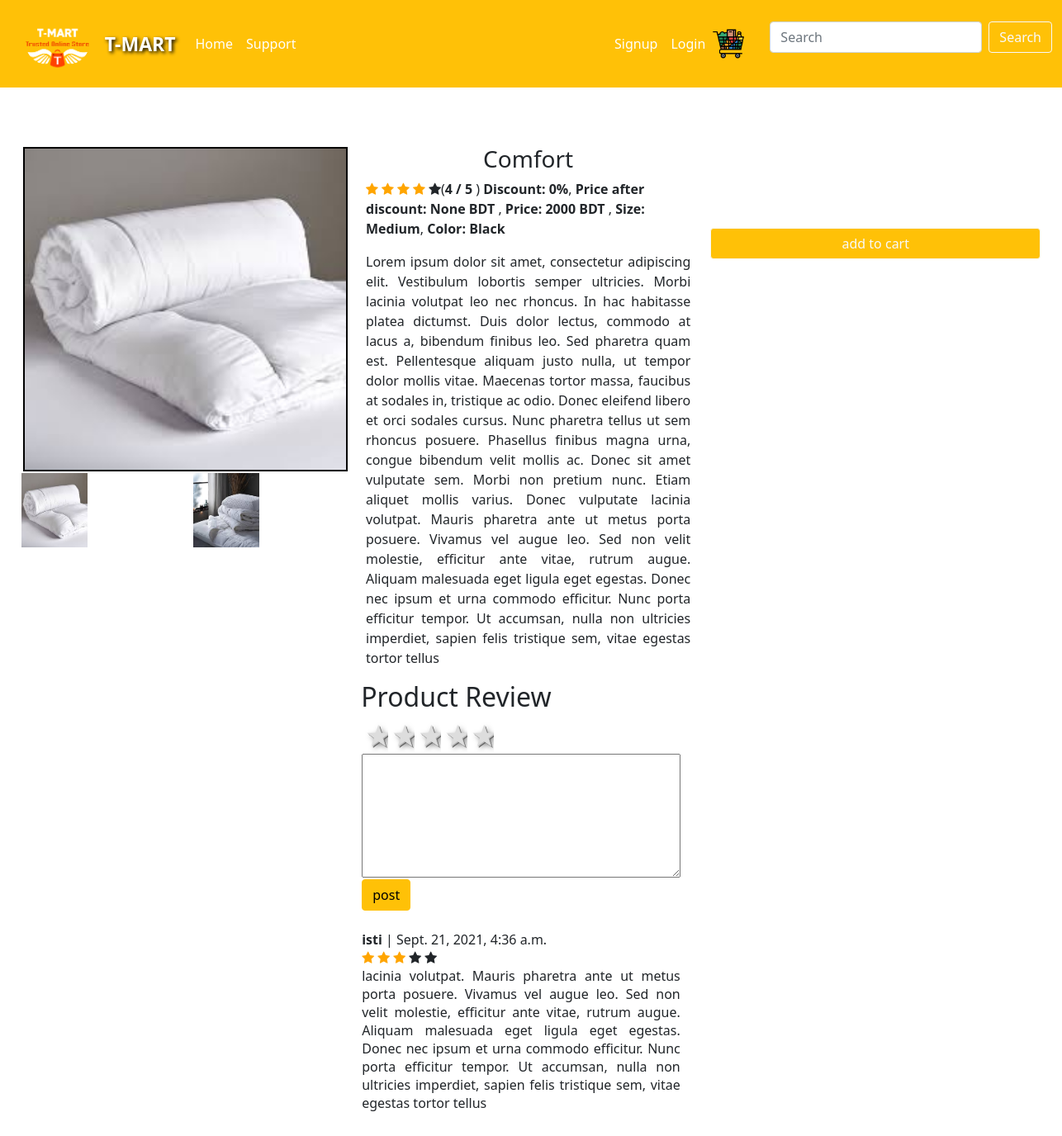
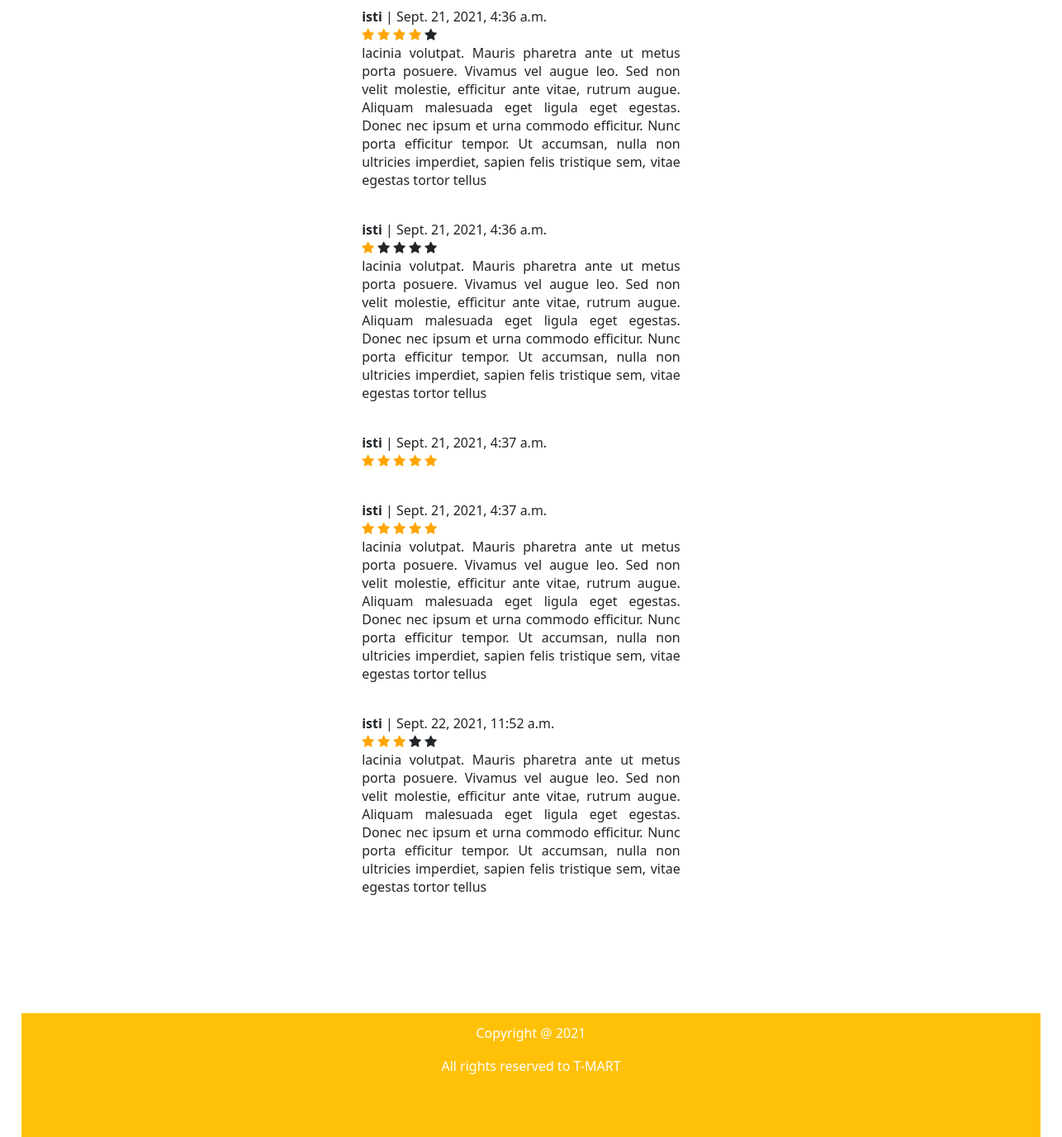
Page /productDetails/6/ on the committed database (2 pictures, top to bottom).
### product/models.py (models this page shows, shortened)
class ProductImage(models.Model):
	product = models.ForeignKey(Product, on_delete=models.CASCADE)
	category = models.ForeignKey(Category, on_delete=models.CASCADE, null=True)
	image = models.ImageField(null=True, blank=True)
	feature = models.BooleanField(default=False)
	updated = models.DateTimeField(auto_now_add=False, auto_now=True)
	thumbnail = models.BooleanField(default=False)
	@property
	def imageURL(self):
		try:
			url = self.image.url
		except:
			url = ''
		print('URL:', url)
		return url

class Product(models.Model):
	name = models.CharField(max_length=50, null=False, blank=False)
	product_code = models.CharField(max_length=50)
	category = models.ForeignKey(Category, on_delete=models.CASCADE, null=True, blank=True)
	brand = models.ForeignKey(Brand, on_delete=models.CASCADE)
	gender = models.ForeignKey(Gender, on_delete=models.CASCADE)
	description = models.CharField(max_length=1000)
	price = models.PositiveIntegerField(default=0)
	currency = models.CharField(max_length=20)
	discount = models.IntegerField(default=0)
	color = models.CharField(max_length=20, null=True, blank=True)
	size = models.CharField(max_length=20, null=True, blank=True)
	condition = models.CharField(max_length=20, null=True, blank=True)
	model = models.CharField(max_length=30, null=True, blank=True)
	is_available = models.CharField(max_length=20, null=True, blank=True)
	rating = models.PositiveIntegerField(validators=[MinValueValidator(1), MaxValueValidator(5)])
	timestamp = models.DateTimeField(auto_now_add=True, auto_now=False)
	updated = models.DateTimeField(auto_now_add=False, auto_now=True)
	active = models.BooleanField(default=True)
	@property
	def discount_price(self):
		if self.discount > 0:
			discounted_price = self.price - self.price * self.discount / 100
			return discounted_price

class Review(models.Model):
	user = models.ForeignKey(User, on_delete=models.CASCADE)
	product = models.ForeignKey(Product, on_delete=models.CASCADE)
	comment = models.TextField(max_length=250, null=True, blank=True)
	rate = models.IntegerField(default=0)
	created_at = models.DateTimeField(auto_now_add=True)

### product/views.py (the view)
# urls.py: path('productDetails/<int:pk>/', productDetails, name="productDetails"),
def productDetails(request, pk):
	product = Product.objects.get(pk=pk)
	img = ProductImage.objects.filter(product=product)
	review = Review.objects.filter(product=product)
	rate = 1
	i = 1
	for rev in review:
		i = i+1
		rate = rev.rate+rate
	avg_rate = float(rate/i)
	avg_rate = math.ceil(avg_rate)
	template = loader.get_template('product/productDetails.html')
	context = {'product': product, 'img':img, 'review':review, 'avg_rate': avg_rate}
	return HttpResponse(template.render(context, request))

### product/templates/product/productDetails.html (shortened to what this page needs)
{% extends 'product/base.html' %}
{% block content %}
<link rel="stylesheet" href="https://cdnjs.cloudflare.com/ajax/libs/font-awesome/4.7.0/css/font-awesome.min.css">
<div class="content">
	<div class="row height_cutomize">
		<div class="col"></div>
	</div>
	<div class="row">
	    <div class="col">
	      {% for item in img %}
			{% if item.feature %}
				<img  id="featured" class="img-responsive" src="{{item.imageURL}}" width="100%" style="margin:2px;">
			{% endif %}
		  {% endfor %}
		  <div class="row">
		  	{% for item in img %}
				{% if item.thumbnail %}
					<div class="col">
						<div class="slider">
							{% if forloop.first %}
							<img class="img-responsive thumbnails active"  src="{{item.imageURL}}" width="80px" height="90px">
							{% else %}
							<img class="img-responsive thumbnails"  src="{{item.imageURL}}" width="80px" height="90px">
							{% endif %}
						</div>
		  			</div>
				{% endif %}
		    {% endfor %}
		  </div>
	    </div>
	    <div class="col">
	      <h3 style="text-align: center;">{{product.name}}</h3>
	      <div style="float: left;">
				<span class="fa fa-star {% if avg_rate >= 1 %} check {% endif %}"></span>
				<span class="fa fa-star {% if avg_rate >= 2 %} check {% endif %}"></span>
				<span class="fa fa-star {% if avg_rate >= 3 %} check {% endif %}"></span>
				<span class="fa fa-star {% if avg_rate >= 4 %} check {% endif %}"></span>
				<span class="fa fa-star {% if avg_rate >= 5 %} check {% endif %}"></span>
			</div>
			<p>(<b>{{avg_rate}} / 5 </b>) <b>Discount: {{product.discount}}%</b>, <b> Price after discount: </b>  <b>{{product.discount_price}} {{product.currency}}</b> , <b>Price: {{product.price}} {{product.currency}}</b> ,  <b>Size:</b> <b>{{product.size}}</b>, <b>Color:</b> <b>{{product.color}}</b> </p>
		  <p style="text-align: justify;">{{product.description}}</p>
	    </div>
	    <div class="col">
	      	<form class="pull-right" method="POST" action="{% url 'add-to-cart' product.id %}">
		      	<input class="btn btn-warning btn-outline-light"  style="margin-right: 25%; margin-top: 25%; width: 400px;" type="submit" value="add to cart">
	       </form>
	</div>
	<div class="row">
		<div class="col">
		</div>
		<div class="col">
			<form class="review-form" method="GET" action="{% url 'review' %}">
				<h2>Product Review</h2>
					<table>
						<tr>
							<td>
								<fieldset class="rating">
								    <input type="radio"  id="star1" name="rating" value="5" /><label for="star1">1 star</label>
								    <input type="radio"  id="star2" name="rating" value="4" /><label for="star2">2 stars</label>
								    <input type="radio"  id="star3" name="rating" value="3" /><label for="star3">3 stars</label>
								    <input type="radio"  id="star4" name="rating" value="2" /><label for="star4">4 stars</label>
								    <input type="radio"  id="star5" name="rating" value="1" /><label for="star5">5 stars</label>
								</fieldset>
							</td>
						</tr>
						<tr>
							<td>
								<div class="form-group" style="float: left; width: 100%;">
									<textarea class="input" name="comment" placeholder="your review" style="float: left; width:100%; height: 150px;">
									</textarea>
								</div>
							</td>
						</tr>
						<tr>
							<td>
								<input type="submit" name="post" value="post" class="btn btn-warning">
							</td>
						</tr>
						<tr>
							<td>
								<br>
								{% for rev in review %}
								<b>{{rev.user}}  </b> |
								{{rev.created_at}} <br>
								<div style="float: left;">
									<span class="fa fa-star {% if rev.rate >= 1 %} checkede {% endif %}"></span>
									<span class="fa fa-star {% if rev.rate >= 2 %} checkede {% endif %}"></span>
									<span class="fa fa-star {% if rev.rate >= 3 %} checkede {% endif %}"></span>
									<span class="fa fa-star {% if rev.rate >= 4 %} checkede {% endif %}"></span>
									<span class="fa fa-star {% if rev.rate >= 5 %} checkede {% endif %}"></span>
								</div>
								<br>
								<p style="text-align: justify; ">{{rev.comment}} </p> <br>
								{% endfor %}
							</td>
						</tr>
					</table>
			</form>
		</div>
		<div class="col">
		</div>
	</div>
</div>
{% endblock %}

### product/templates/product/productDetails.html (style rules this page uses)
.check { color: orange; }
.checkede { color: orange; }
.rating { float:left; }
.rating:not(:checked) > label { float:right; width:1em; padding:0 .1em; overflow:hidden; white-space:nowrap; cursor:pointer; font-size:200%; line-height:1.2; color:#ddd; text-shadow:1px 1px #bbb, 2px 2px #666, .1em .1em .2em rgba(0,0,0,.5); }
.rating:not(:checked) > label:before { content: '★ '; }
#featured { max-width: 100%; max-height: 100%; object-fit: cover; cursor: pointer; border: 2px solid black; }
.active { opacity: 1; }
.height_cutomize { height: 150px; background-color: white; }

### rows in the picture
ProductImage: imageURL (picture)
ProductImage: imageURL (picture)
Product: name "Comfort", discount "0", discount_price "None", currency "BDT", price "2000", size "Medium", color "Black", description "Lorem ipsum dolor sit amet, consectetur adipiscing elit. Vestibulum lobortis semper ultricies. Morbi lacinia volutpat leo nec rhoncus. In hac habitasse platea dictumst. Duis dolor lectus, commodo at lacus a, bibendum finibus leo. Sed pharetra quam est. Pellentesque aliquam justo nulla, ut tempor dolor mollis vitae. Maecenas tortor massa, faucibus at sodales in, tristique ac odio. Donec eleifend libero et orci sodales cursus. Nunc pharetra tellus ut sem rhoncus posuere. Phasellus finibus magna urna, congue bibendum velit mollis ac. Donec sit amet vulputate sem. Morbi non pretium nunc. Etiam aliquet mollis varius. Donec vulputate lacinia volutpat. Mauris pharetra ante ut metus porta posuere.…"
Review: user "isti", created_at "Sept. 21, 2021, 4:36 a.m.", rate 3 (drawn), comment "lacinia volutpat. Mauris pharetra ante ut metus porta posuere. Vivamus vel augue leo. Sed non velit molestie, efficitur ante vitae, rutrum augue. Aliquam malesuada eget ligula eget egestas. Donec nec ipsum et urna commodo efficitur. Nunc porta efficitur tempor. Ut accumsan, nulla non ultricies imperdiet, sapien felis tristique sem, vitae egestas tortor tellus"
Review: user "isti", created_at "Sept. 21, 2021, 4:36 a.m.", rate 4 (drawn), comment "lacinia volutpat. Mauris pharetra ante ut metus porta posuere. Vivamus vel augue leo. Sed non velit molestie, efficitur ante vitae, rutrum augue. Aliquam malesuada eget ligula eget egestas. Donec nec ipsum et urna commodo efficitur. Nunc porta efficitur tempor. Ut accumsan, nulla non ultricies imperdiet, sapien felis tristique sem, vitae egestas tortor tellus"
Review: user "isti", created_at "Sept. 21, 2021, 4:36 a.m.", rate 1 (drawn), comment "lacinia volutpat. Mauris pharetra ante ut metus porta posuere. Vivamus vel augue leo. Sed non velit molestie, efficitur ante vitae, rutrum augue. Aliquam malesuada eget ligula eget egestas. Donec nec ipsum et urna commodo efficitur. Nunc porta efficitur tempor. Ut accumsan, nulla non ultricies imperdiet, sapien felis tristique sem, vitae egestas tortor tellus"
Review: user "isti", created_at "Sept. 21, 2021, 4:37 a.m.", rate 5 (drawn)
Review: user "isti", created_at "Sept. 21, 2021, 4:37 a.m.", rate 5 (drawn), comment "lacinia volutpat. Mauris pharetra ante ut metus porta posuere. Vivamus vel augue leo. Sed non velit molestie, efficitur ante vitae, rutrum augue. Aliquam malesuada eget ligula eget egestas. Donec nec ipsum et urna commodo efficitur. Nunc porta efficitur tempor. Ut accumsan, nulla non ultricies imperdiet, sapien felis tristique sem, vitae egestas tortor tellus"
Review: user "isti", created_at "Sept. 22, 2021, 11:52 a.m.", rate 3 (drawn), comment "lacinia volutpat. Mauris pharetra ante ut metus porta posuere. Vivamus vel augue leo. Sed non velit molestie, efficitur ante vitae, rutrum augue. Aliquam malesuada eget ligula eget egestas. Donec nec ipsum et urna commodo efficitur. Nunc porta efficitur tempor. Ut accumsan, nulla non ultricies imperdiet, sapien felis tristique sem, vitae egestas tortor tellus"

### other values in the picture
{{ avg_rate }} "4"
